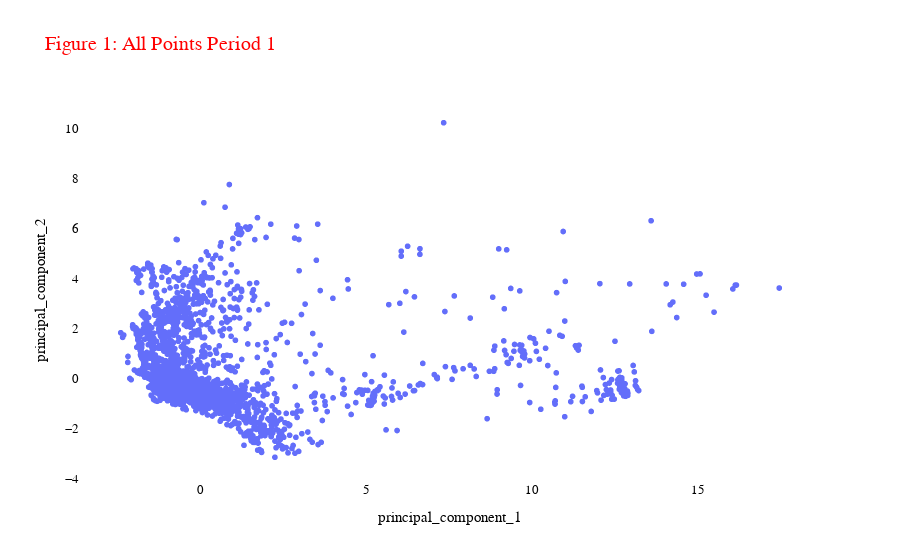

The notebook cell this image was saved under:
### Code cell
plot_firms(pca_df_2, "Figure 1: All Points Period 1").show()

### Figure 1 — Plotly figure (JSON) as saved in the notebook; plotly's stock layout.template omitted (floating-point values rounded to 4 significant figures; data arrays with more than 128 entries replaced by an {"elided": "..."} marker saying what was removed)
{"data": [{"customdata": {"elided": "5604x1 int values"}, "hovertemplate": "principal_component_1=%{x}<br>principal_component_2=%{y}<br>index=%{customdata[0]}<extra></extra>", "legendgroup": "", "marker": {"color": "#636efa", "symbol": "circle"}, "mode": "markers", "name": "", "showlegend": false, "type": "scattergl", "x": {"elided": "5604 float values"}, "xaxis": "x", "y": {"elided": "5604 float values"}, "yaxis": "y"}], "layout": {"font": {"family": "Arial Black"}, "legend": {"font": {"color": "black", "size": 10}, "tracegroupgap": 0}, "plot_bgcolor": "white", "title": {"font": {"color": "red", "size": 20}, "text": "Figure 1: All Points Period 1"}, "xaxis": {"anchor": "y", "domain": [0, 1], "tickfont": {"color": "black", "size": 13}, "title": {"font": {"color": "black", "size": 15}, "text": "principal_component_1"}}, "yaxis": {"anchor": "x", "domain": [0, 1], "tickfont": {"color": "black", "size": 13}, "title": {"font": {"color": "black", "size": 15}, "text": "principal_component_2"}}}}
